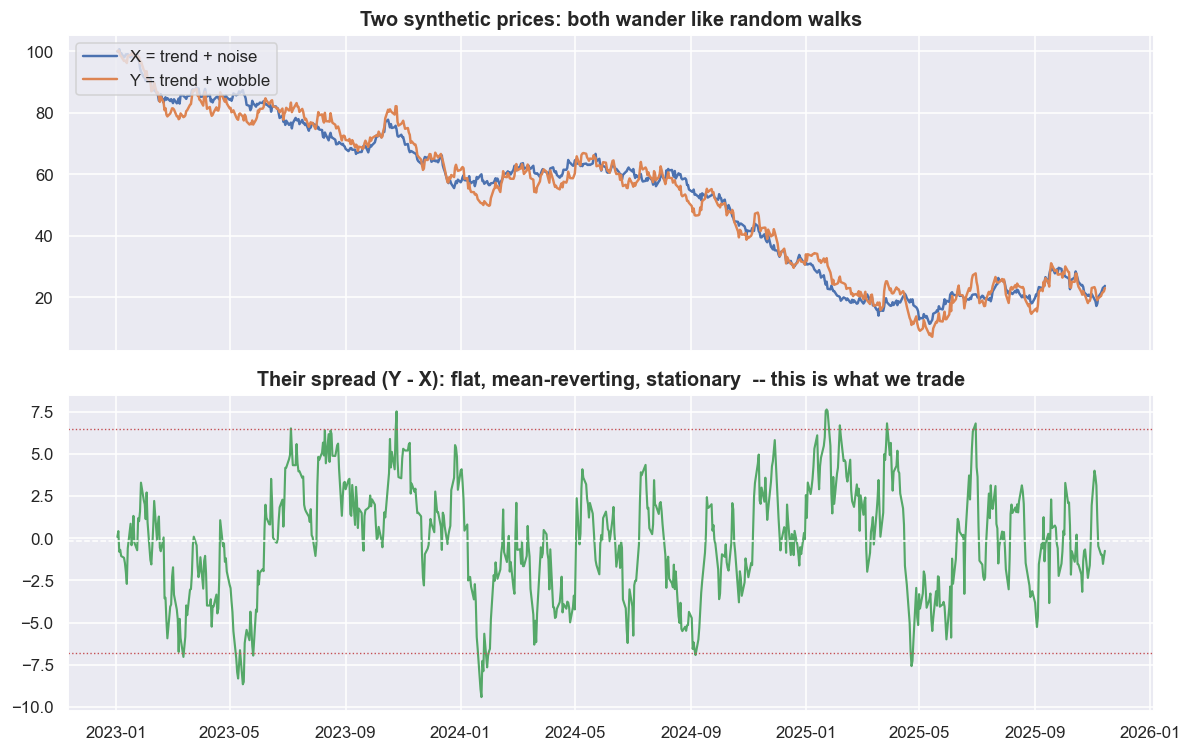

Reproduce this figure in Python.
from statsmodels.tsa.stattools import adfuller

def half_life(series):
    """Days to revert half a deviation, from an AR(1) fit: delta_t = a + b*level_{t-1}."""
    s = pd.Series(series).dropna().values
    lag, delta = s[:-1], np.diff(s)
    b = np.polyfit(lag, delta, 1)[0]
    return -np.log(2) / np.log(1 + b) if b < 0 else np.nan

rng = np.random.default_rng(7)
n = 750                                            # ~3 trading years
common = 100 + np.cumsum(rng.normal(0, 1.0, n))    # shared random-walk trend
phi, sig = 0.93, 1.2                               # AR(1): slow mean reversion
s = np.zeros(n)
for t in range(1, n):
    s[t] = phi * s[t-1] + rng.normal(0, sig)       # mean-reverting wobble
X = common + rng.normal(0, 0.4, n)                 # price A: trend + tiny noise
Y = common + s                                     # price B: trend + wobble
spread = Y - X
idx = pd.bdate_range('2023-01-02', periods=n)

p_X      = adfuller(X)[1]
p_spread = adfuller(spread)[1]
print(f'ADF p-value on price X     : {p_X:6.3f}  (high -> cannot reject random walk -> NON-stationary)')
print(f'ADF p-value on the spread  : {p_spread:6.3f}  (low  -> reject random walk -> STATIONARY)')
print(f'spread half-life           : {half_life(spread):6.1f} days')

fig, (ax1, ax2) = plt.subplots(2, 1, figsize=(11, 7), sharex=True)
ax1.plot(idx, X, color=C['blue'],  lw=1.6, label='X = trend + noise')
ax1.plot(idx, Y, color=C['amber'], lw=1.6, label='Y = trend + wobble')
ax1.set_title('Two synthetic prices: both wander like random walks'); ax1.legend(loc='upper left')
ax2.plot(idx, spread, color=C['green'], lw=1.4)
ax2.axhline(spread.mean(), color='w', lw=1, ls='--')
ax2.axhline(spread.mean()+2*spread.std(), color=C['red'], lw=0.9, ls=':')
ax2.axhline(spread.mean()-2*spread.std(), color=C['red'], lw=0.9, ls=':')
ax2.set_title('Their spread (Y - X): flat, mean-reverting, stationary  -- this is what we trade')
plt.tight_layout(); plt.show()
